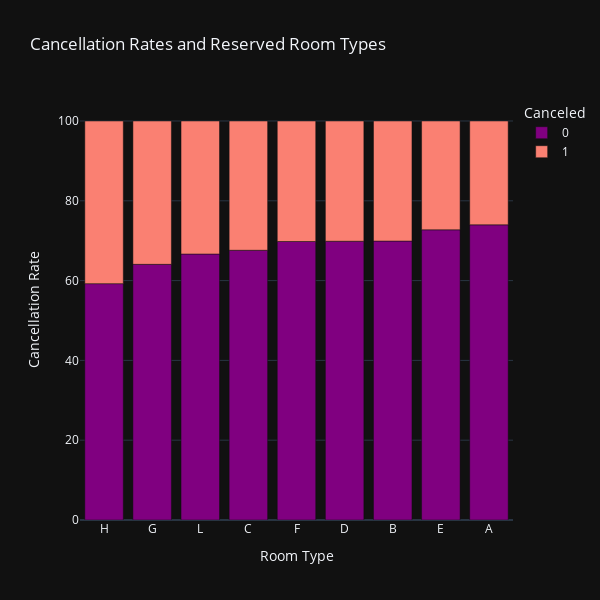

This figure's notebook cell:
### Code cell
fig = px.bar(reserved_room_cancel,
             x=reserved_room_cancel.index,
             y=[0, 1],
             color_discrete_sequence=['purple', 'salmon'],
             labels={'variable': 'Canceled', 'value': 'Cancellation Rate (%)'},
             title='Cancellation Rates and Reserved Room Types',
             template = 'plotly_dark')

# fig.update_xaxes(type='category')
fig.update_layout(xaxis_title='Room Type', 
                  yaxis_title='Cancellation Rate',
                  width=600, 
                  height=600)
fig.show()

### Figure 1 — Plotly figure (JSON) as saved in the notebook; plotly's stock layout.template omitted (floating-point values rounded to 4 significant figures)
{"data": [{"alignmentgroup": "True", "hovertemplate": "Canceled=0<br>reserved_room_type=%{x}<br>Cancellation Rate (%)=%{y}<extra></extra>", "legendgroup": "0", "marker": {"color": "purple", "pattern": {"shape": ""}}, "name": "0", "offsetgroup": "0", "orientation": "v", "showlegend": true, "textposition": "auto", "type": "bar", "x": ["H", "G", "L", "C", "F", "D", "B", "E", "A"], "xaxis": "x", "y": [59.23, 64.08, 66.67, 67.61, 69.8, 69.87, 69.91, 72.73, 73.98], "yaxis": "y"}, {"alignmentgroup": "True", "hovertemplate": "Canceled=1<br>reserved_room_type=%{x}<br>Cancellation Rate (%)=%{y}<extra></extra>", "legendgroup": "1", "marker": {"color": "salmon", "pattern": {"shape": ""}}, "name": "1", "offsetgroup": "1", "orientation": "v", "showlegend": true, "textposition": "auto", "type": "bar", "x": ["H", "G", "L", "C", "F", "D", "B", "E", "A"], "xaxis": "x", "y": [40.77, 35.92, 33.33, 32.39, 30.2, 30.13, 30.09, 27.27, 26.02], "yaxis": "y"}], "layout": {"barmode": "relative", "height": 600, "legend": {"title": {"text": "Canceled"}, "tracegroupgap": 0}, "title": {"text": "Cancellation Rates and Reserved Room Types"}, "width": 600, "xaxis": {"anchor": "y", "domain": [0, 1], "title": {"text": "Room Type"}}, "yaxis": {"anchor": "x", "domain": [0, 1], "title": {"text": "Cancellation Rate"}}}}
